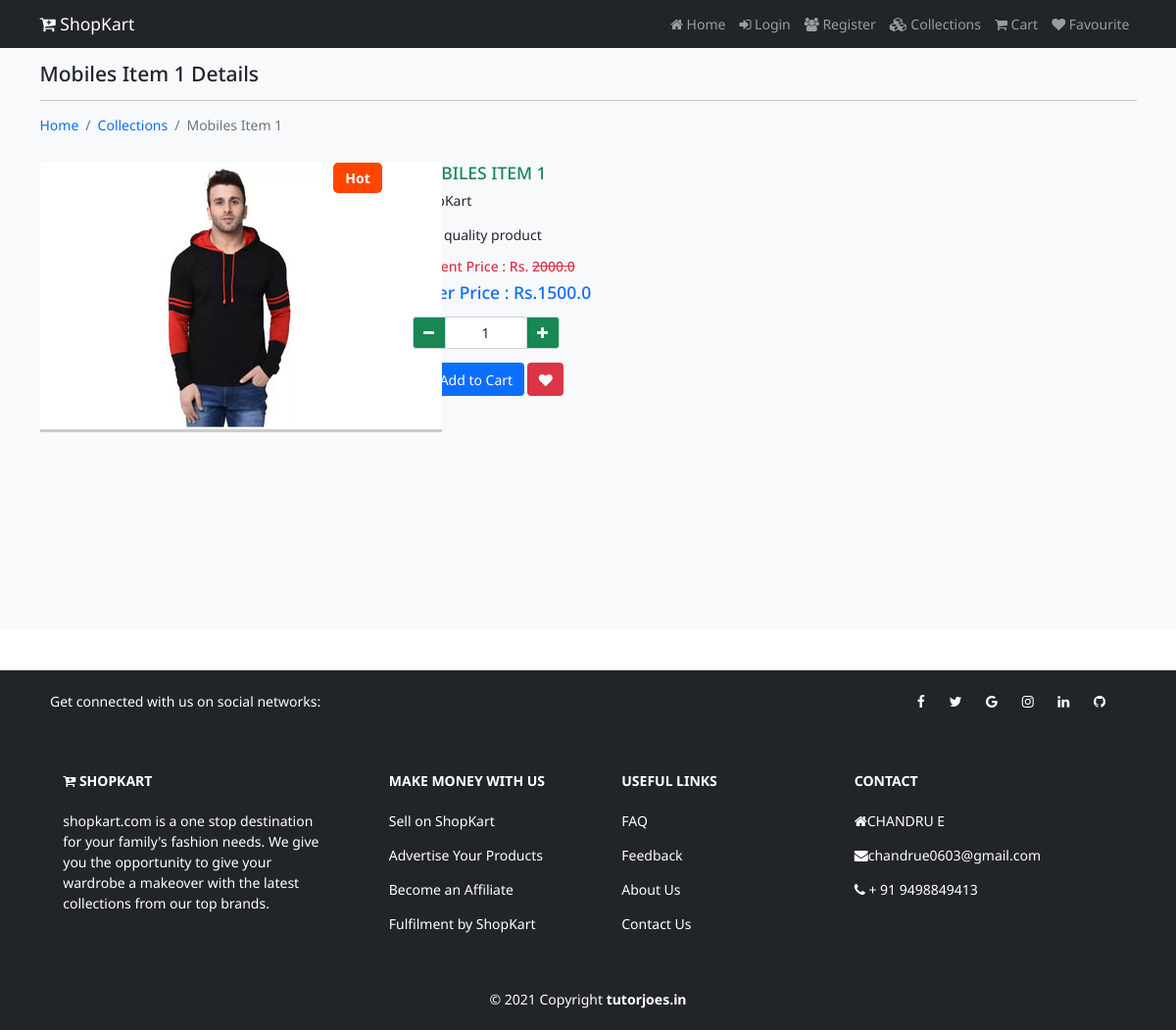
The app's page /collections/Mobiles/Mobiles Item 1 with its own data.
### shop/models.py (models this page shows)
class Product(models.Model):
  category=models.ForeignKey(Catagory,on_delete=models.CASCADE)
  name=models.CharField(max_length=150,null=False,blank=False)
  vendor=models.CharField(max_length=150,null=False,blank=False)
  product_image=models.ImageField(upload_to=getFileName,null=True,blank=True)
  quantity=models.IntegerField(null=False,blank=False)
  original_price=models.FloatField(null=False,blank=False)
  selling_price=models.FloatField(null=False,blank=False)
  description=models.TextField(max_length=500,null=False,blank=False)
  status=models.BooleanField(default=False,help_text="0-show,1-Hidden")
  trending=models.BooleanField(default=False,help_text="0-default,1-Trending")
  created_at=models.DateTimeField(auto_now_add=True)
  def __str__(self) :
    return self.name

### shop/views.py (the view)
# urls.py: path('collections/<str:cname>/<str:pname>',views.product_details,name="product_details"),
def product_details(request,cname,pname):
    if(Catagory.objects.filter(name=cname,status=0)):
      if(Product.objects.filter(name=pname,status=0)):
        products=Product.objects.filter(name=pname,status=0).first()
        return render(request,"shop/products/product_details.html",{"products":products})
      else:
        messages.error(request,"No Such Produtct Found")
        return redirect('collections')
    else:
      messages.error(request,"No Such Catagory Found")
      return redirect('collections')

### shop/templates/shop/products/product_details.html (shortened to what this page needs)
{% extends 'shop/layouts/main.html' %}
{% block content %}
<section class="bg-light py-4 my-5" style="min-height:600px;">
  <div class="container">
    <div class="row">
      <div class="col-12">
        <h4 class="mb-3">  {{products}} Details</h4>
        <hr style="border-color:#b8bfc2;">
        <nav aria-label="breadcrumb">
          <ol class="breadcrumb">
            <li class="breadcrumb-item"><a href="{% url 'home' %}">Home</a></li>
            <li class="breadcrumb-item"><a href="{% url 'collections' products.category.name  %}">Collections</a></li>
            <li class="breadcrumb-item active" aria-current="page">{{products}}</li>
          </ol>
        </nav>
      </div>
      <div class="col-4 my-3 pic-box">
        {% if products.trending %}
          <div class="hot">Hot</div>
          {% endif %}
          <img src="{{products.product_image.url}}"  class="card-image-top" alt="{{products}}">
      </div>
      <div class="col-8 my-3">
          <h5 class="text-success">{{products | upper}}</h5>
          <p>{{products.vendor}}</p>
          <p>{{products.description}}</p>
          <h6 class="my-2 text-danger">Current Price : Rs. <s>{{products.original_price}}</s></h6>
          <h5 class="my-2 text-primary">Offer Price   : Rs.{{products.selling_price}}</h5>
          <div class="my-3">
            {% if products.quantity > 0 %}
              <p>
                <div class="input-group" style="width:150px">
                  <button class="input-group-text bg-success text-light" id="btnMinus" ><i class="fa fa-minus"></i></button>
                    <input type="text" name="qty" id="txtQty" value="1" class="form-control text-center">
                  <button class="input-group-text bg-success text-light" id="btnPlus"><i class="fa fa-plus"></i></button>
                </div>
              </p>
             <button class="btn btn-primary" id="btnCart"> Add to Cart</button>
            {% else %}
            <button class="btn btn-secondary"><i class="fa fa-minus"></i> Out of Stock</button>
            {% endif %}
            <button class="btn btn-danger" id="btnFav"><i class="fa fa-heart"></i></button>
          </div>
      </div>
    </div>
  </div>
</section>
{% endblock content %}

### static/css/style.css (style rules this page uses)
html { font-size: 14px; }
body { font-family: 'Noto Sans', sans-serif; }
a { text-decoration: none; }
.pic-box { position: relative; }
.hot { background-color: orangered; color: white; width: 50px; text-align: center; font-weight: bold; display: inline; border-radius: 5px; padding: 5px; position: absolute; top: 0; right: 20px; z-index: 10; }

### records on screen
Product: name "Mobiles Item 1", product_image (picture), name "MOBILES ITEM 1", vendor "ShopKart", description "Best quality product", original_price "2000.0", selling_price "1500.0"
